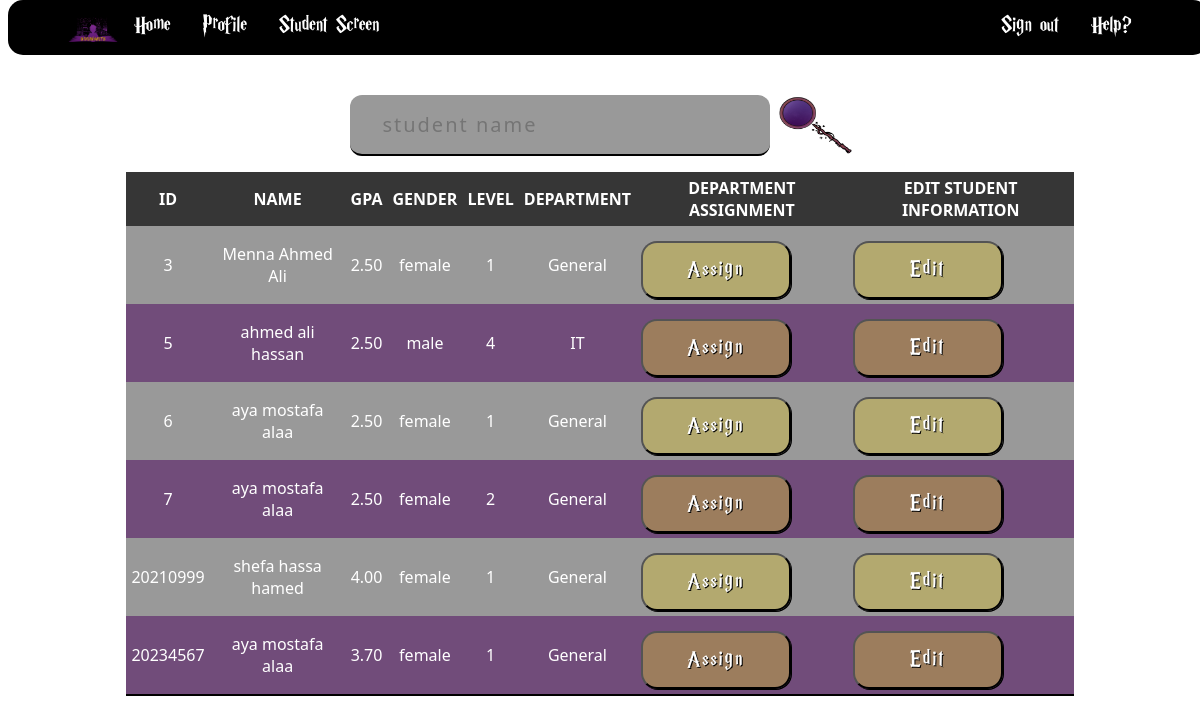
Before: /home/student_screen/search/ with the older database file.
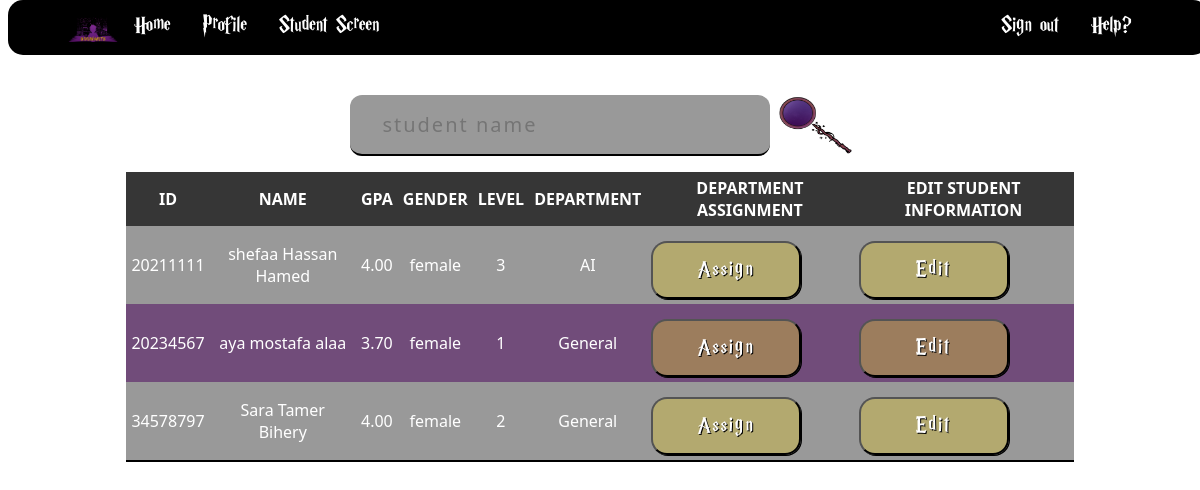
After: the same page with the newer database file.
### app/models.py (models this page shows)
class Student(models.Model):
    name = models.CharField(max_length=50)
    id = models.IntegerField(primary_key=True)
    email = models.CharField(max_length=100)
    phone = models.CharField(max_length=12)
    gender = models.CharField(max_length=10, choices=CHOICE)
    status = models.CharField(max_length=10, choices=STATUS)
    level = models.IntegerField(choices=LEVEL)
    department = models.CharField(
        max_length=30, choices=DEPARTMENT, default=None)
    gpa = models.DecimalField(max_digits=3, decimal_places=2, default=None)
    nationalid = models.IntegerField(default=None)
    nationality = models.CharField(max_length=50, choices=NATIONALITY)
    birthdate = models.DateTimeField(default=None)

### app/views.py (the view)
# urls.py: path('home/student_screen/search/', views.search, name='searchpage'),
@csrf_exempt
def search(request, search_name=''):
    query = Q(status='active')
    query.add(Q(status='Active'), Q.OR)
    if search_name != '':
        query.add(Q(name__contains=search_name), Q.AND)
    students = Student.objects.filter(query).values()
    return render(request, 'search.html', {'students': students})

### app/templates/search.html (shortened to what this page needs)
{% load static %}
<!DOCTYPE html>
<html lang="en">
<head>
    <link rel="stylesheet" href="{% static 'styleSheet.css' %}">
</head>
<header>
    <nav>
        <ul class="left">
            <li><img src="../../../static/imgs/logo.png" alt="" width="20px" height="20px" title="logo"></li>
            <li><a href="../../">Home</a></li>
            <li><a href="../../profile">Profile</a></li>
            <li><a href="../../student_screen">Student Screen</a></li>
        </ul>
        <ul class="right">
            <li><a href="../../../signin">Sign out</a></li>
            <li><a href="../../help">Help?</a></li>
        </ul>
    </nav>
</header>
<body>
    <div class="center">
        <form><div>
            <input id="search" placeholder="student name" onkeypress="handle(event)">
            <label>
                <a href="#" onclick="search_operation()">
                    <img src="../../../static/imgs/search%20v3.0.png" alt="" width="80px" height="70px" title="search icon">
                </a>
            </label>
        </div>
        </form>
    </div>
    <table>
        <tr>
            <th> id </th>
            <th> Name </th>
            <th> GPA </th>
            <th> Gender </th>
            <th> Level </th>
            <th> Department</th>
            <th> Department Assignment </th>
            <th> Edit Student Information </th>
            <tbody id="searchBody">
            {% for student in students %}
          <tr>
            <td>{{student.id}}</td>
            <td>{{student.name}}</td>
            <td>{{student.gpa}}</td>
            <td>{{student.gender}}</td>
            <td>{{student.level}}</td>
            <td>{{student.department}}</td>
            <td>
              <a href="department_assignment/{{student.id}}"><button name="edit" type="">Assign</button></a>
            </td>
            <td>
              <a href="../edit_student/{{student.id}}"><button name="edit" type="">Edit</button></a>
            </td>
          </tr>
          {% endfor %}
            </tbody>
        </tr>
    </table>
</body>

### app/static/styleSheet.css (style rules this page uses)
header ul { list-style-type: none; padding: 0; overflow: hidden; margin: 0 5%; }
header { position: fixed; top: 0; width: 100%; }
nav { display: flex; justify-content: space-between; background-color: #000000; border-radius: 15px; z-index: 100; }
header li { font-size: x-large; float: left; }
header li a { display: block; color: white; text-align: center; padding: 14px 16px; text-decoration: none; }
header li img { width: 50px; height: 50px; }
header a:link { color: white; }
body { font-family: harry_potter, serif; background-image: url("imgs/hogwartsBackground22.png"); color: white; background-attachment: fixed; background-size: cover; background-repeat: no-repeat; margin-top: 90px; }
ul { font-size: x-large; }
form div { height: 70px; display: flex; align-items: center; justify-content: center; }
input, select { letter-spacing: 2px; font-size: 14px; background-color: rgba(0, 0, 0, 0.4); border: none; border-radius: 12px; border-bottom: 2px solid black; color: white; padding: 16px 32px; text-decoration: none; margin: 4px 2px; cursor: pointer; }
table { border-bottom: 2px double #000000; padding: 15px; text-align: center; width: 80%; margin: 12px 12px 12px 10%; border-collapse: collapse; overflow-x: scroll; background-color: rgba(0, 0, 0, 0.4); font-family: system-ui, -apple-system, BlinkMacSystemFont, 'Segoe UI', Roboto, Oxygen, Ubuntu, Cantarell, 'Open Sans', 'Helvetica Neue', sans-serif; }
td, th { padding: 5px; }
th { text-transform: uppercase; background-color: rgba(0, 0, 0, 0.65); color: white; height: 24px; }
tr:nth-child(even) { background-color: rgba(80, 13, 98, 0.55); }
a { color: #fae28b; text-decoration: none; }
form button, button, .submit { font-family: harry_potter, serif; letter-spacing: 2px; font-size: 24px; background-color: rgba(214, 190, 57, 0.432); border-radius: 16px; border: 2px dot-dash #000000; color: white; padding: 15px 32px; text-align: center; text-decoration: none; display: flow; box-shadow: 1px 1px black; text-shadow: 1px 1px black; transition: 0.5s; width: 150px; cursor: pointer; margin-top: 10px; }
.center { text-align: center; }
input#search, input#mail, input#pass, #name, #E-mail, #birth, #PhoneNumber { font-size: 20px; width: 30%; transition: 0.5s; font-family: system-ui, -apple-system, BlinkMacSystemFont, 'Segoe UI', Roboto, Oxygen, Ubuntu, Cantarell, 'Open Sans', 'Helvetica Neue', sans-serif; }

Changed rows visible on the page:
removed Student: id "3", name "Menna Ahmed Ali", gpa "2.50", gender "female", level "1", department "General"
removed Student: id "5", name "ahmed ali hassan", gpa "2.50", gender "male", level "4", department "IT"
removed Student: id "6", name "aya mostafa alaa", gpa "2.50", gender "female", level "1", department "General"
removed Student: id "7", name "aya mostafa alaa", gpa "2.50", gender "female", level "2", department "General"
removed Student: id "20210999", name "shefa hassa hamed", gpa "4.00", gender "female", level "1", department "General"
added Student: id "20211111", name "shefaa Hassan Hamed", gpa "4.00", gender "female", level "3", department "AI"
now on this page (row edited): Student: id "34578797", name "Sara Tamer Bihery", gpa "4.00", gender "female", level "2", department "General"
